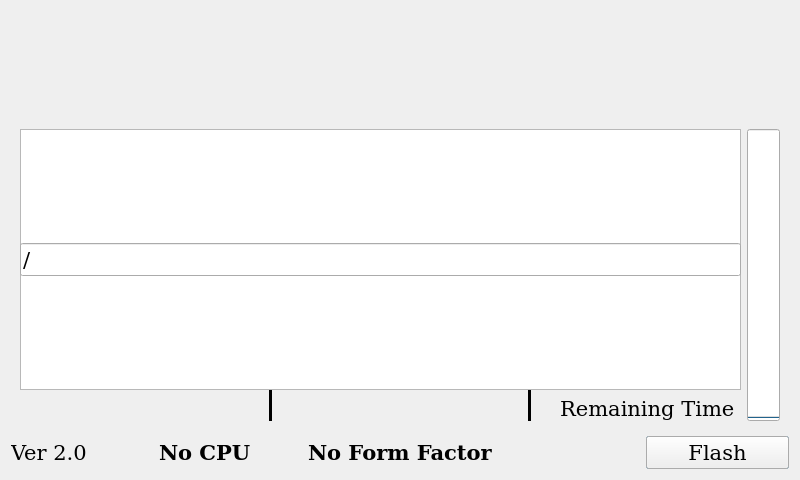
<?xml version="1.0" encoding="UTF-8"?>
<ui version="4.0">
 <class>diaWidget</class>
 <widget class="QDialog" name="diaWidget">
  <property name="geometry">
   <rect>
    <x>0</x>
    <y>0</y>
    <width>800</width>
    <height>480</height>
   </rect>
  </property>
  <property name="font">
   <font>
    <family>DejaVu Serif</family>
    <pointsize>16</pointsize>
    <weight>50</weight>
    <italic>false</italic>
    <bold>false</bold>
   </font>
  </property>
  <property name="windowTitle">
   <string>TechNexion Rescue System</string>
  </property>
  <layout class="QGridLayout" name="gridLayoutMain">
   <item row="0" column="0" colspan="5">
    <widget class="QLabel" name="lblLogo">
     <property name="text">
      <string/>
     </property>
     <property name="pixmap">
      <pixmap resource="resource.qrc">:/res/images/company_name_small.png</pixmap>
     </property>
     <property name="alignment">
      <set>Qt::AlignCenter</set>
     </property>
    </widget>
   </item>
   <item row="4" column="0">
    <widget class="QLabel" name="lblVersion">
     <property name="text">
      <string>Ver 2.0</string>
     </property>
    </widget>
   </item>
   <item row="4" column="1">
    <widget class="QLabel" name="lblCpu">
     <property name="font">
      <font>
       <weight>75</weight>
       <bold>true</bold>
      </font>
     </property>
     <property name="text">
      <string>No CPU</string>
     </property>
    </widget>
   </item>
   <item row="4" column="2">
    <widget class="QLabel" name="lblForm">
     <property name="font">
      <font>
       <weight>75</weight>
       <bold>true</bold>
      </font>
     </property>
     <property name="text">
      <string>No Form Factor</string>
     </property>
    </widget>
   </item>
   <item row="4" column="4">
    <widget class="QPushButton" name="btnNext">
     <property name="text">
      <string>Next</string>
     </property>
    </widget>
   </item>
   <item row="4" column="4">
    <widget class="QPushButton" name="btnFlash">
     <property name="text">
      <string>Flash</string>
     </property>
    </widget>
   </item>
   <item row="1" column="0" rowspan="3" colspan="5">
    <widget class="QWidget" name="tabChoose" native="true">
     <layout class="QGridLayout" name="gridLayoutChoose">
      <item row="0" column="0">
       <widget class="QListWidget" name="lstWgtBoard">
        <property name="styleSheet">
         <string notr="true">background: transparent</string>
        </property>
        <property name="frameShape">
         <enum>QFrame::NoFrame</enum>
        </property>
        <property name="editTriggers">
         <set>QAbstractItemView::NoEditTriggers</set>
        </property>
        <property name="showDropIndicator" stdset="0">
         <bool>false</bool>
        </property>
        <property name="dragDropMode">
         <enum>QAbstractItemView::NoDragDrop</enum>
        </property>
        <property name="iconSize">
         <size>
          <width>100</width>
          <height>100</height>
         </size>
        </property>
        <property name="viewMode">
         <enum>QListView::IconMode</enum>
        </property>
        <property name="sortingEnabled">
         <bool>true</bool>
        </property>
       </widget>
      </item>
      <item row="0" column="2">
       <widget class="QListWidget" name="lstWgtOS">
        <property name="styleSheet">
         <string notr="true">background: transparent</string>
        </property>
        <property name="frameShape">
         <enum>QFrame::NoFrame</enum>
        </property>
        <property name="editTriggers">
         <set>QAbstractItemView::NoEditTriggers</set>
        </property>
        <property name="showDropIndicator" stdset="0">
         <bool>false</bool>
        </property>
        <property name="dragDropMode">
         <enum>QAbstractItemView::NoDragDrop</enum>
        </property>
        <property name="iconSize">
         <size>
          <width>100</width>
          <height>100</height>
         </size>
        </property>
        <property name="viewMode">
         <enum>QListView::IconMode</enum>
        </property>
        <property name="sortingEnabled">
         <bool>true</bool>
        </property>
       </widget>
      </item>
      <item row="0" column="4">
       <widget class="QListWidget" name="lstWgtDisplay">
        <property name="styleSheet">
         <string notr="true">background: transparent</string>
        </property>
        <property name="frameShape">
         <enum>QFrame::NoFrame</enum>
        </property>
        <property name="editTriggers">
         <set>QAbstractItemView::NoEditTriggers</set>
        </property>
        <property name="showDropIndicator" stdset="0">
         <bool>false</bool>
        </property>
        <property name="dragDropMode">
         <enum>QAbstractItemView::NoDragDrop</enum>
        </property>
        <property name="iconSize">
         <size>
          <width>100</width>
          <height>100</height>
         </size>
        </property>
        <property name="viewMode">
         <enum>QListView::IconMode</enum>
        </property>
        <property name="sortingEnabled">
         <bool>true</bool>
        </property>
       </widget>
      </item>
      <item row="0" column="1">
       <widget class="Line" name="lineSeparator1">
        <property name="frameShadow">
         <enum>QFrame::Plain</enum>
        </property>
        <property name="lineWidth">
         <number>5</number>
        </property>
        <property name="orientation">
         <enum>Qt::Vertical</enum>
        </property>
       </widget>
      </item>
      <item row="0" column="3">
       <widget class="Line" name="lineSeparator2">
        <property name="frameShadow">
         <enum>QFrame::Plain</enum>
        </property>
        <property name="lineWidth">
         <number>5</number>
        </property>
        <property name="orientation">
         <enum>Qt::Vertical</enum>
        </property>
       </widget>
      </item>
     </layout>
    </widget>
   </item>
   <item row="1" column="0" rowspan="3" colspan="5">
    <widget class="QWidget" name="tabRescue" native="true">
     <layout class="QGridLayout" name="gridLayoutStorage">
      <item row="0" column="0">
       <widget class="QListWidget" name="lstWgtStorage">
        <property name="styleSheet">
         <string notr="true">background: transparent</string>
        </property>
        <property name="frameShape">
         <enum>QFrame::NoFrame</enum>
        </property>
        <property name="editTriggers">
         <set>QAbstractItemView::NoEditTriggers</set>
        </property>
        <property name="showDropIndicator" stdset="0">
         <bool>false</bool>
        </property>
        <property name="dragDropMode">
         <enum>QAbstractItemView::NoDragDrop</enum>
        </property>
        <property name="iconSize">
         <size>
          <width>100</width>
          <height>100</height>
         </size>
        </property>
        <property name="viewMode">
         <enum>QListView::IconMode</enum>
        </property>
        <property name="sortingEnabled">
         <bool>true</bool>
        </property>
       </widget>
      </item>
     </layout>
    </widget>
   </item>
   <item row="1" column="0" rowspan="3" colspan="5">
    <widget class="QWidget" name="tabInstall" native="true">
     <layout class="QGridLayout" name="gridLayoutInstall" rowstretch="0,0,0">
      <item row="0" column="0" colspan="3">
       <widget class="QTextEdit" name="textOutput">
        <property name="readOnly">
         <bool>true</bool>
        </property>
       </widget>
      </item>
      <item row="0" column="0" colspan="3">
       <widget class="QLineEdit" name="lineRescueServer">
        <property name="text">
         <string>/</string>
        </property>
       </widget>
      </item>
      <item row="0" column="0" colspan="3">
       <widget class="QLabel" name="lblDoYouKnow">
        <property name="text">
         <string/>
        </property>
        <property name="pixmap">
         <pixmap resource="resource.qrc">:/res/images/did_you_know1.png</pixmap>
        </property>
        <property name="scaledContents">
         <bool>false</bool>
        </property>
        <property name="alignment">
         <set>Qt::AlignCenter</set>
        </property>
       </widget>
      </item>
      <item row="0" column="3" rowspan="3">
       <widget class="QProgressBar" name="progressBarStatus">
        <property name="value">
         <number>0</number>
        </property>
        <property name="textVisible">
         <bool>true</bool>
        </property>
        <property name="orientation">
         <enum>Qt::Vertical</enum>
        </property>
        <property name="invertedAppearance">
         <bool>false</bool>
        </property>
        <property name="textDirection">
         <enum>QProgressBar::BottomToTop</enum>
        </property>
       </widget>
      </item>
      <item row="1" column="1" rowspan="2" colspan="2">
       <widget class="QLabel" name="lblRemaining">
        <property name="text">
         <string>Remaining Time </string>
        </property>
        <property name="alignment">
         <set>Qt::AlignRight|Qt::AlignTrailing|Qt::AlignVCenter</set>
        </property>
       </widget>
      </item>
     </layout>
    </widget>
   </item>
  </layout>
  <widget class="QProcessSlot" name="detectDevice" native="true">
   <property name="geometry">
    <rect>
     <x>0</x>
     <y>0</y>
     <width>100</width>
     <height>30</height>
    </rect>
   </property>
  </widget>
  <widget class="QProcessSlot" name="scanStorage" native="true">
   <property name="geometry">
    <rect>
     <x>0</x>
     <y>0</y>
     <width>100</width>
     <height>30</height>
    </rect>
   </property>
  </widget>
  <widget class="QProcessSlot" name="scanPartition" native="true">
   <property name="geometry">
    <rect>
     <x>0</x>
     <y>0</y>
     <width>100</width>
     <height>30</height>
    </rect>
   </property>
  </widget>
  <widget class="QProcessSlot" name="crawlWeb" native="true">
   <property name="geometry">
    <rect>
     <x>0</x>
     <y>0</y>
     <width>100</width>
     <height>30</height>
    </rect>
   </property>
  </widget>
  <widget class="QProcessSlot" name="crawlLocalfs" native="true">
   <property name="geometry">
    <rect>
     <x>0</x>
     <y>0</y>
     <width>100</width>
     <height>30</height>
    </rect>
   </property>
  </widget>
  <widget class="QProcessSlot" name="downloadImage" native="true">
   <property name="geometry">
    <rect>
     <x>0</x>
     <y>0</y>
     <width>100</width>
     <height>30</height>
    </rect>
   </property>
  </widget>
  <widget class="QProcessSlot" name="chooseImage" native="true">
   <property name="geometry">
    <rect>
     <x>0</x>
     <y>0</y>
     <width>100</width>
     <height>30</height>
    </rect>
   </property>
  </widget>
  <widget class="QProcessSlot" name="chooseStorage" native="true">
   <property name="geometry">
    <rect>
     <x>0</x>
     <y>0</y>
     <width>100</width>
     <height>30</height>
    </rect>
   </property>
  </widget>
 </widget>
 <customwidgets>
  <customwidget>
   <class>QProcessSlot</class>
   <extends>QWidget</extends>
   <header>qprocessslot.h</header>
   <container>1</container>
   <slots>
    <signal>success()</signal>
    <signal>fail()</signal>
    <slot>processSlot()</slot>
   </slots>
  </customwidget>
 </customwidgets>
 <resources>
  <include location="resource.qrc"/>
 </resources>
 <connections>
  <connection>
   <sender>diaWidget</sender>
   <signal>initialised()</signal>
   <receiver>detectDevice</receiver>
   <slot>processSlot()</slot>
   <hints>
    <hint type="sourcelabel">
     <x>496</x>
     <y>338</y>
    </hint>
    <hint type="destinationlabel">
     <x>29</x>
     <y>97</y>
    </hint>
   </hints>
  </connection>
  <connection>
   <sender>diaWidget</sender>
   <signal>initialised()</signal>
   <receiver>scanStorage</receiver>
   <slot>processSlot()</slot>
   <hints>
    <hint type="sourcelabel">
     <x>496</x>
     <y>338</y>
    </hint>
    <hint type="destinationlabel">
     <x>29</x>
     <y>97</y>
    </hint>
   </hints>
  </connection>
  <connection>
   <sender>diaWidget</sender>
   <signal>initialised()</signal>
   <receiver>crawlWeb</receiver>
   <slot>processSlot()</slot>
   <hints>
    <hint type="sourcelabel">
     <x>496</x>
     <y>338</y>
    </hint>
    <hint type="destinationlabel">
     <x>29</x>
     <y>97</y>
    </hint>
   </hints>
  </connection>
  <connection>
   <sender>diaWidget</sender>
   <signal>initialised()</signal>
   <receiver>scanPartition</receiver>
   <slot>processSlot()</slot>
   <hints>
    <hint type="sourcelabel">
     <x>496</x>
     <y>338</y>
    </hint>
    <hint type="destinationlabel">
     <x>29</x>
     <y>97</y>
    </hint>
   </hints>
  </connection>
  <connection>
   <sender>diaWidget</sender>
   <signal>initialised()</signal>
   <receiver>crawlLocalfs</receiver>
   <slot>processSlot()</slot>
   <hints>
    <hint type="sourcelabel">
     <x>496</x>
     <y>338</y>
    </hint>
    <hint type="destinationlabel">
     <x>29</x>
     <y>97</y>
    </hint>
   </hints>
  </connection>
  <connection>
   <sender>diaWidget</sender>
   <signal>initialised()</signal>
   <receiver>downloadImage</receiver>
   <slot>processSlot()</slot>
   <hints>
    <hint type="sourcelabel">
     <x>496</x>
     <y>338</y>
    </hint>
    <hint type="destinationlabel">
     <x>29</x>
     <y>38</y>
    </hint>
   </hints>
  </connection>
  <connection>
   <sender>detectDevice</sender>
   <signal>success()</signal>
   <receiver>textOutput</receiver>
   <slot>insertPlainText()</slot>
   <hints>
    <hint type="sourcelabel">
     <x>125</x>
     <y>97</y>
    </hint>
    <hint type="destinationlabel">
     <x>46</x>
     <y>200</y>
    </hint>
   </hints>
  </connection>
  <connection>
   <sender>detectDevice</sender>
   <signal>fail()</signal>
   <receiver>textOutput</receiver>
   <slot>insertPlainText()</slot>
   <hints>
    <hint type="sourcelabel">
     <x>125</x>
     <y>97</y>
    </hint>
    <hint type="destinationlabel">
     <x>46</x>
     <y>200</y>
    </hint>
   </hints>
  </connection>
  <connection>
   <sender>scanStorage</sender>
   <signal>success()</signal>
   <receiver>chooseStorage</receiver>
   <slot>processSlot()</slot>
   <hints>
    <hint type="sourcelabel">
     <x>49</x>
     <y>14</y>
    </hint>
    <hint type="destinationlabel">
     <x>49</x>
     <y>14</y>
    </hint>
   </hints>
  </connection>
  <connection>
   <sender>scanStorage</sender>
   <signal>fail()</signal>
   <receiver>textOutput</receiver>
   <slot>insertPlainText()</slot>
   <hints>
    <hint type="sourcelabel">
     <x>125</x>
     <y>97</y>
    </hint>
    <hint type="destinationlabel">
     <x>48</x>
     <y>239</y>
    </hint>
   </hints>
  </connection>
  <connection>
   <sender>scanPartition</sender>
   <signal>success()</signal>
   <receiver>crawlLocalfs</receiver>
   <slot>processSlot()</slot>
   <hints>
    <hint type="sourcelabel">
     <x>49</x>
     <y>14</y>
    </hint>
    <hint type="destinationlabel">
     <x>49</x>
     <y>14</y>
    </hint>
   </hints>
  </connection>
  <connection>
   <sender>scanPartition</sender>
   <signal>fail()</signal>
   <receiver>textOutput</receiver>
   <slot>insertPlainText()</slot>
   <hints>
    <hint type="sourcelabel">
     <x>125</x>
     <y>97</y>
    </hint>
    <hint type="destinationlabel">
     <x>48</x>
     <y>239</y>
    </hint>
   </hints>
  </connection>
  <connection>
   <sender>crawlWeb</sender>
   <signal>success()</signal>
   <receiver>chooseImage</receiver>
   <slot>processSlot()</slot>
   <hints>
    <hint type="sourcelabel">
     <x>49</x>
     <y>14</y>
    </hint>
    <hint type="destinationlabel">
     <x>49</x>
     <y>14</y>
    </hint>
   </hints>
  </connection>
  <connection>
   <sender>crawlWeb</sender>
   <signal>fail()</signal>
   <receiver>textOutput</receiver>
   <slot>insertPlainText()</slot>
   <hints>
    <hint type="sourcelabel">
     <x>125</x>
     <y>97</y>
    </hint>
    <hint type="destinationlabel">
     <x>46</x>
     <y>200</y>
    </hint>
   </hints>
  </connection>
  <connection>
   <sender>crawlLocalfs</sender>
   <signal>success()</signal>
   <receiver>chooseImage</receiver>
   <slot>processSlot()</slot>
   <hints>
    <hint type="sourcelabel">
     <x>49</x>
     <y>14</y>
    </hint>
    <hint type="destinationlabel">
     <x>49</x>
     <y>14</y>
    </hint>
   </hints>
  </connection>
  <connection>
   <sender>crawlLocalfs</sender>
   <signal>fail()</signal>
   <receiver>textOutput</receiver>
   <slot>insertPlainText()</slot>
   <hints>
    <hint type="sourcelabel">
     <x>125</x>
     <y>97</y>
    </hint>
    <hint type="destinationlabel">
     <x>46</x>
     <y>200</y>
    </hint>
   </hints>
  </connection>
  <connection>
   <sender>downloadImage</sender>
   <signal>success()</signal>
   <receiver>progressBarStatus</receiver>
   <slot>setValue()</slot>
   <hints>
    <hint type="sourcelabel">
     <x>29</x>
     <y>38</y>
    </hint>
    <hint type="destinationlabel">
     <x>781</x>
     <y>420</y>
    </hint>
   </hints>
  </connection>
  <connection>
   <sender>downloadImage</sender>
   <signal>fail()</signal>
   <receiver>textOutput</receiver>
   <slot>insertPlainText()</slot>
   <hints>
    <hint type="sourcelabel">
     <x>125</x>
     <y>38</y>
    </hint>
    <hint type="destinationlabel">
     <x>48</x>
     <y>239</y>
    </hint>
   </hints>
  </connection>
  <connection>
   <sender>chooseImage</sender>
   <signal>success()</signal>
   <receiver>downloadImage</receiver>
   <slot>processSlot()</slot>
   <hints>
    <hint type="sourcelabel">
     <x>49</x>
     <y>14</y>
    </hint>
    <hint type="destinationlabel">
     <x>49</x>
     <y>14</y>
    </hint>
   </hints>
  </connection>
  <connection>
   <sender>chooseImage</sender>
   <signal>fail()</signal>
   <receiver>textOutput</receiver>
   <slot>insertPlainText()</slot>
   <hints>
    <hint type="sourcelabel">
     <x>49</x>
     <y>14</y>
    </hint>
    <hint type="destinationlabel">
     <x>49</x>
     <y>14</y>
    </hint>
   </hints>
  </connection>
  <connection>
   <sender>chooseStorage</sender>
   <signal>success()</signal>
   <receiver>downloadImage</receiver>
   <slot>processSlot()</slot>
   <hints>
    <hint type="sourcelabel">
     <x>49</x>
     <y>14</y>
    </hint>
    <hint type="destinationlabel">
     <x>49</x>
     <y>14</y>
    </hint>
   </hints>
  </connection>
  <connection>
   <sender>chooseStorage</sender>
   <signal>fail()</signal>
   <receiver>textOutput</receiver>
   <slot>insertPlainText()</slot>
   <hints>
    <hint type="sourcelabel">
     <x>49</x>
     <y>14</y>
    </hint>
    <hint type="destinationlabel">
     <x>49</x>
     <y>14</y>
    </hint>
   </hints>
  </connection>
  <connection>
   <sender>lstWgtBoard</sender>
   <signal>itemClicked()</signal>
   <receiver>chooseImage</receiver>
   <slot>processSlot()</slot>
   <hints>
    <hint type="sourcelabel">
     <x>719</x>
     <y>453</y>
    </hint>
    <hint type="destinationlabel">
     <x>49</x>
     <y>14</y>
    </hint>
   </hints>
  </connection>
  <connection>
   <sender>lstWgtOS</sender>
   <signal>itemClicked()</signal>
   <receiver>chooseImage</receiver>
   <slot>processSlot()</slot>
   <hints>
    <hint type="sourcelabel">
     <x>719</x>
     <y>453</y>
    </hint>
    <hint type="destinationlabel">
     <x>49</x>
     <y>14</y>
    </hint>
   </hints>
  </connection>
  <connection>
   <sender>lstWgtDisplay</sender>
   <signal>itemClicked()</signal>
   <receiver>chooseImage</receiver>
   <slot>processSlot()</slot>
   <hints>
    <hint type="sourcelabel">
     <x>719</x>
     <y>453</y>
    </hint>
    <hint type="destinationlabel">
     <x>49</x>
     <y>14</y>
    </hint>
   </hints>
  </connection>
  <connection>
   <sender>btnNext</sender>
   <signal>clicked()</signal>
   <receiver>chooseImage</receiver>
   <slot>processSlot()</slot>
   <hints>
    <hint type="sourcelabel">
     <x>719</x>
     <y>453</y>
    </hint>
    <hint type="destinationlabel">
     <x>49</x>
     <y>14</y>
    </hint>
   </hints>
  </connection>
  <connection>
   <sender>lstWgtStorage</sender>
   <signal>itemClicked()</signal>
   <receiver>chooseStorage</receiver>
   <slot>processSlot()</slot>
   <hints>
    <hint type="sourcelabel">
     <x>719</x>
     <y>453</y>
    </hint>
    <hint type="destinationlabel">
     <x>49</x>
     <y>14</y>
    </hint>
   </hints>
  </connection>
  <connection>
   <sender>btnFlash</sender>
   <signal>clicked()</signal>
   <receiver>chooseStorage</receiver>
   <slot>processSlot()</slot>
   <hints>
    <hint type="sourcelabel">
     <x>790</x>
     <y>470</y>
    </hint>
    <hint type="destinationlabel">
     <x>49</x>
     <y>14</y>
    </hint>
   </hints>
  </connection>
 </connections>
 <slots>
  <signal>initialised()</signal>
 </slots>
</ui>
